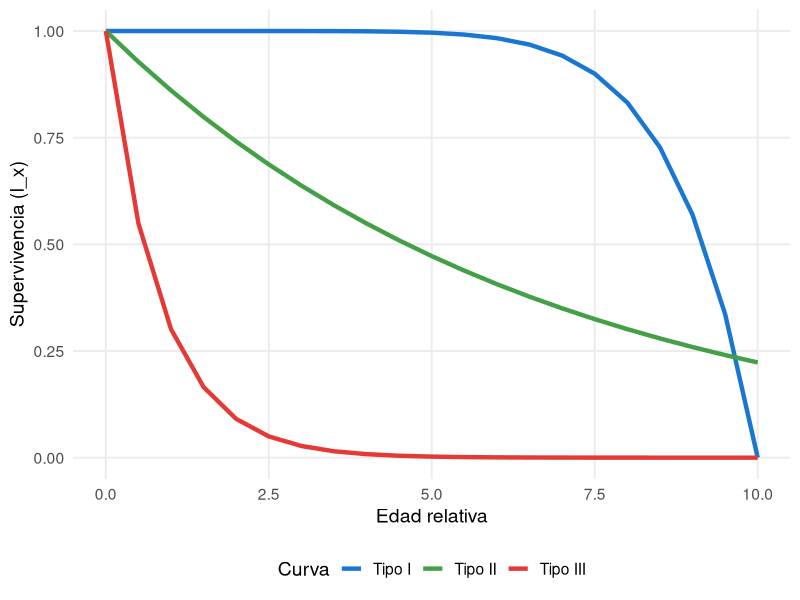

R code for this plot:
## ---- chunk 1
library(ggplot2)

edad <- seq(0, 10, by = 0.5)

tipo_I <- 1 - (edad / 10)^8
tipo_II <- exp(-0.15 * edad)
tipo_III <- exp(-1.2 * edad)

datos <- data.frame(
  edad = rep(edad, 3),
  supervivencia = c(tipo_I, tipo_II, tipo_III),
  tipo = rep(c("Tipo I", "Tipo II", "Tipo III"), each = length(edad))
)

ggplot(datos, aes(x = edad, y = supervivencia, color = tipo)) +
  geom_line(size = 1.5) +
  scale_color_manual(values = c("Tipo I" = "#1976d2",
                                 "Tipo II" = "#43a047",
                                 "Tipo III" = "#e53935")) +
  labs(x = "Edad relativa", y = "Supervivencia (l_x)",
       color = "Curva") +
  ylim(0, 1) +
  theme_minimal(base_size = 14) +
  theme(legend.position = "bottom",
        panel.grid.minor = element_blank())
